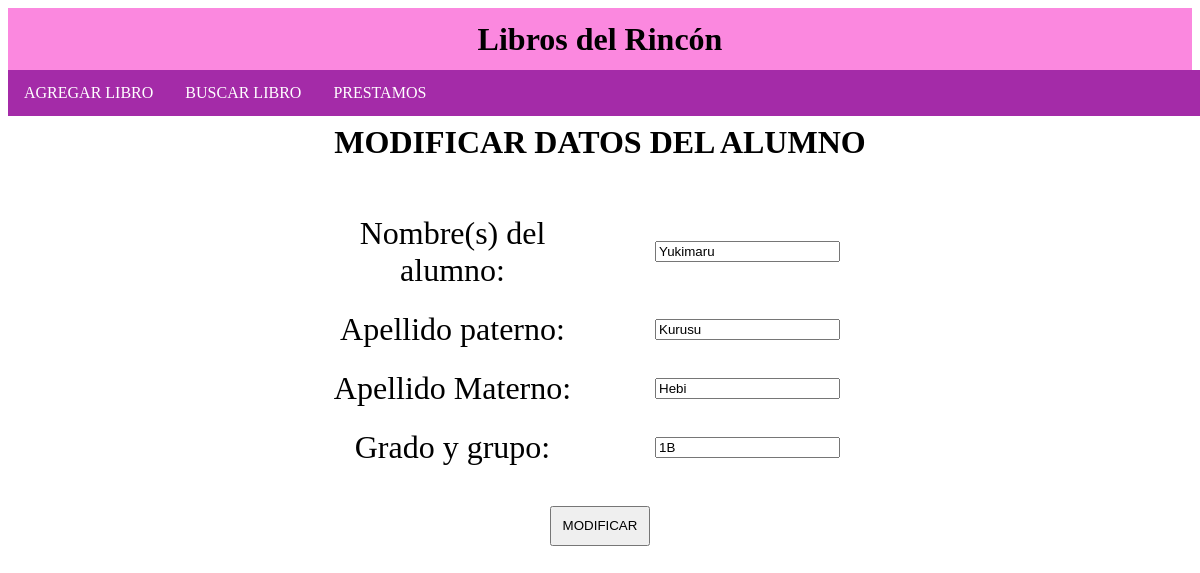
Page /vistas/ModifAlu.php?id=1 on the committed database.
### tables this page shows
CREATE TABLE `alumnos` (
  `No_alu` int(11) NOT NULL,
  `Nombre_alu` varchar(50) NOT NULL,
  `Apellido_P` varchar(50) NOT NULL,
  `Apellido_M` varchar(50) NOT NULL,
  `grado_grupo` varchar(10) NOT NULL
);

### vistas/ModifAlu.php (the view, shortened to what this page needs)
<?php
include_once '../conexion.php';
$id=$_GET['id'];
$so="SELECT * FROM alumnos WHERE No_alu=$id";
$ru = $conexion->query($so);
$row=$ru->fetch_assoc();
?>
<!DOCTYPE html>
<html>
<head>
<link rel="stylesheet" type="text/css" href="../vistas/css/styleMenu.css">
  <link rel="stylesheet" type="text/css" href="../vistas/css/tabla.css">
</head>
<body>
	<div class="header">
	<h1><a href="principal.php">Libros del Rincón</a></h1></div>
	<nav><ul>
  <li class="dropdown">
    <a href="AgregarL.php" class="dropbtn">AGREGAR LIBRO</a>
  </li>
  <li class="dropdown">
    <a href="../buscarLib.php" class="dropbtn">BUSCAR LIBRO</a>
  </li>
  <li class="dropdown">
    <a href="prestamo.php" class="dropbtn">PRESTAMOS</a>
  </li>
</ul>
</nav>
<center><div><main><table >
  <tr>
  <th colspan="2">	<br>
<h1><P>MODIFICAR DATOS DEL ALUMNO</FONT></P></h1>
  </th>
</tr>
<FORM action="../actions/modiAlu.php?id=<?php echo $row['No_alu']; ?>"
	method="POST"enctype="multipart/form-data">
<tr>
	<td class=a>
	<br><FONT  SIZE=6>Nombre(s) del alumno:</font>
	</td>
	<td><br><input type="text" name="nombre" minlength="5" maxlength="20"
	pattern="[A-Za-z ]+" value="<?php echo $row['Nombre_alu']; ?>"><br>
	</td>
</tr>
<tr>
	<td class=a>
	<br><FONT  SIZE=6>Apellido paterno:</font>
	</td>
	<td><br><input type="text" name="apellidoP" minlength="4" maxlength="15"
		 pattern="[A-Za-z ]+" value="<?php echo $row['Apellido_P']; ?>"><br>
	</td>
</tr>
<tr>
	<td class=a>
	<br><FONT  SIZE=6>Apellido Materno:</font>
	</td>
	<td><br><input type="text" name="apellidoM" minlength="4" maxlength="15"
		 pattern="[A-Za-z ]+" value="<?php echo $row['Apellido_M']; ?>"><br>
	</td>
</tr>
<tr>
	<td class=a>
	<br><FONT  SIZE=6>Grado y grupo:</font>
	</td>
	<td><br><input type="text" name="gyg" minlength="1" maxlength="2"
		  value="<?php echo $row['grado_grupo']; ?>"><br>
	</td>
</tr>
<tr>
<td class="botonacep" colspan="2">
	<br><br><input type="submit" value="MODIFICAR" style="width:100px; height:40px;" >
	</td>
</tr>
</table></div>
</center>
</body>
</html>

### vistas/css/styleMenu.css (style rules this page uses)
* { box-sizing: border-box; }
body { background-color: rgba(255, 255, 255, 0.7); }
.header { padding: 0px; overflow: auto; text-align: center; background: rgba(248, 19, 191, 0.5); color: black; margin:auto; line-height:20px; font-family: Time New Roman; }
nav { list-style-type: none; overflow: auto; margin: auto; position: fixed; top: 70px; padding: 0; width: 100%; height: auto; background-color:rgb(164, 43, 168); }
ul { list-style-type: none; margin: 0; padding: 0; overflow: hidden; }
li { float: left; }
li a, .dropbtn { display: inline-block; color: white; text-align: center; padding: 14px 16px; text-decoration: none; }
a { display: inline-block; color: black; text-align: center; text-decoration: none; }

### vistas/css/tabla.css (style rules this page uses)
table, th, td { width:50%; text-align: center; }

### rows in the picture
alumnos: nombre "Yukimaru", apellidoP "Kurusu", apellidoM "Hebi", gyg "1B"
